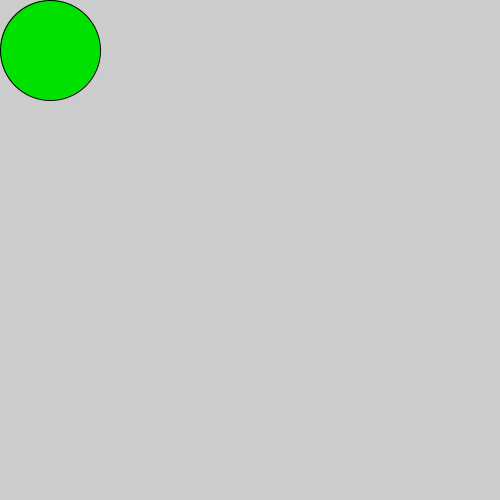
Frame 1 (no input)
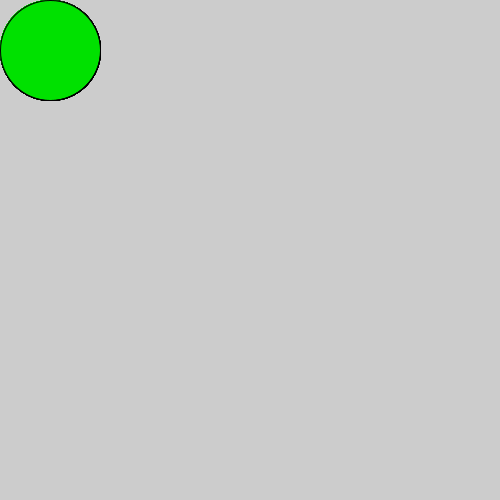
Frame 60 (the mouse pressed at the canvas centre just before this capture)
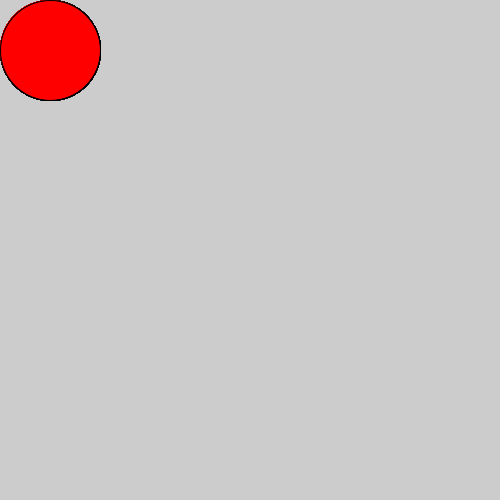
Frame 120 (the mouse held since frame 60 and released just before this capture)

The Processing sketch that drew these frames (run headless with seeded random() and noise(); from frame 60 on, the mouse is pressed at the canvas centre):

// Processing sketch: Circle
// ── Circle.pde
void setup () { 
 size(500,500); 
}

void draw () { 
  fill(0,225,0);
 
  
  if (mousePressed) {
  fill(255,0,0);
  } 
  
   ellipse (50,50,100,100);
  
  
}
